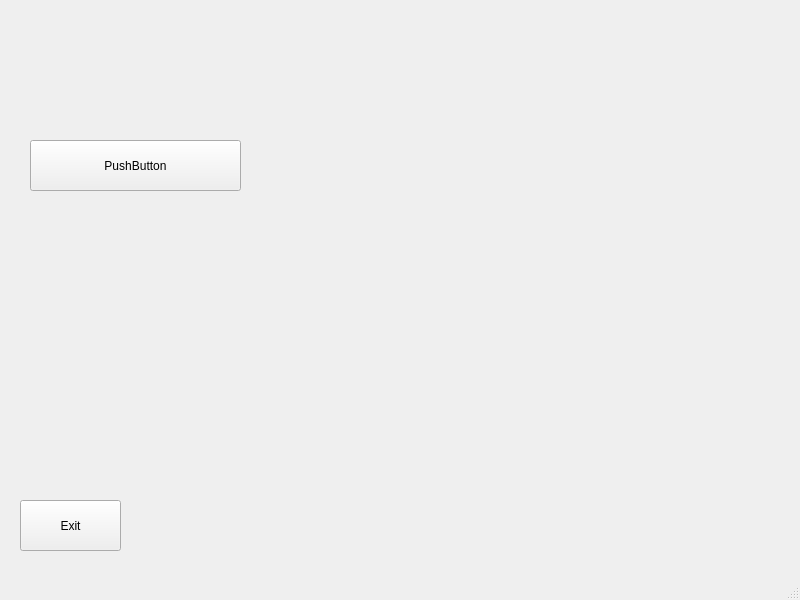
<?xml version="1.0" encoding="UTF-8"?>
<ui version="4.0">
 <class>MainWindow</class>
 <widget class="QMainWindow" name="MainWindow">
  <property name="geometry">
   <rect>
    <x>0</x>
    <y>0</y>
    <width>800</width>
    <height>600</height>
   </rect>
  </property>
  <property name="windowTitle">
   <string>MainWindow</string>
  </property>
  <widget class="QWidget" name="centralwidget">
   <widget class="QPushButton" name="btnexit">
    <property name="geometry">
     <rect>
      <x>20</x>
      <y>500</y>
      <width>101</width>
      <height>51</height>
     </rect>
    </property>
    <property name="text">
     <string>Exit</string>
    </property>
   </widget>
   <widget class="QPushButton" name="btnpush">
    <property name="geometry">
     <rect>
      <x>30</x>
      <y>140</y>
      <width>211</width>
      <height>51</height>
     </rect>
    </property>
    <property name="text">
     <string>PushButton</string>
    </property>
   </widget>
   <widget class="QLabel" name="lb1">
    <property name="geometry">
     <rect>
      <x>290</x>
      <y>140</y>
      <width>241</width>
      <height>51</height>
     </rect>
    </property>
    <property name="text">
     <string/>
    </property>
   </widget>
  </widget>
  <widget class="QMenuBar" name="menubar">
   <property name="geometry">
    <rect>
     <x>0</x>
     <y>0</y>
     <width>800</width>
     <height>19</height>
    </rect>
   </property>
  </widget>
  <widget class="QStatusBar" name="statusbar"/>
 </widget>
 <resources/>
 <connections/>
</ui>
